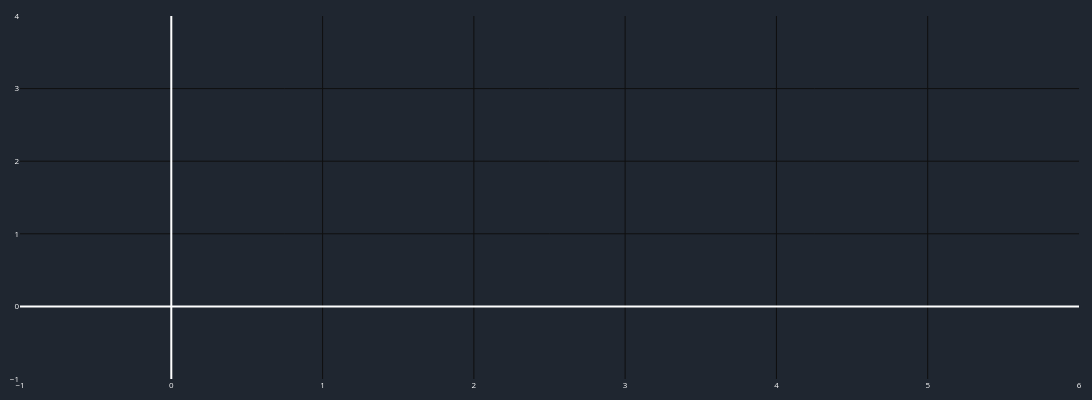
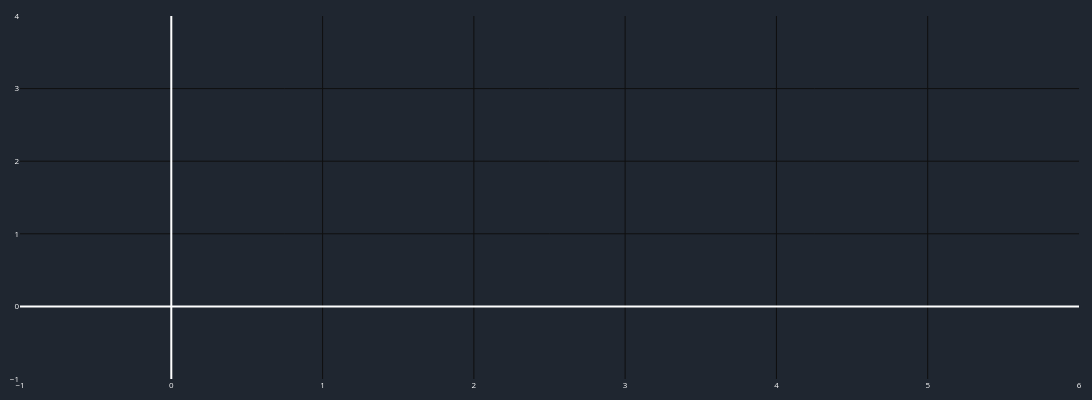
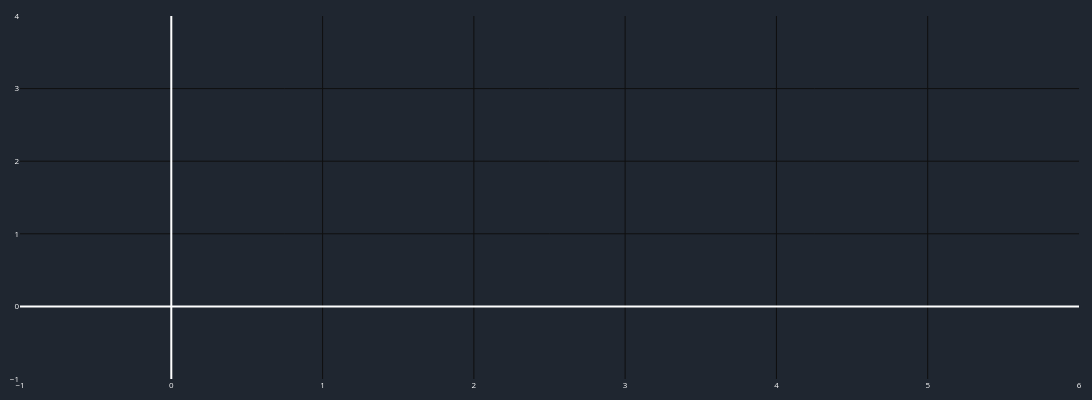

The cell these charts' notebook holds for them, in order:
### Code cell
for curr in df_MA_40_MA_20[df_MA_40_MA_20.total_gain > 0].pair_name.unique():
    temp_gains = df_ma_trades_h1[(df_ma_trades_h1.cross==cross)&
                           (df_ma_trades_h1.pair==curr)].copy()
    print(curr, int(temp_gains.GAIN.sum()))
    cp = CandlePlot(temp_gains, candles=False)
    cp.show_plot(line_traces=['GAIN_C'])

### Figure 1 — Plotly figure (JSON) as saved in the notebook; plotly's stock layout.template omitted (floating-point values rounded to 4 significant figures)
{"data": [{"line": {"shape": "spline", "width": 2}, "name": "GAIN_C", "type": "scatter", "x": [], "y": []}], "layout": {"font": {"color": "white", "size": 8}, "height": 400, "margin": {"b": 10, "l": 10, "r": 10, "t": 10}, "paper_bgcolor": "#1f2630", "plot_bgcolor": "#1f2630", "width": 1500, "xaxis": {"gridcolor": "rgb(15,15,15)", "nticks": 10, "rangeslider": {"visible": false}}, "yaxis": {"gridcolor": "rgb(15,15,15)"}}}

### Figure 2 — Plotly figure (JSON) as saved in the notebook; plotly's stock layout.template omitted (floating-point values rounded to 4 significant figures)
{"data": [{"line": {"shape": "spline", "width": 2}, "name": "GAIN_C", "type": "scatter", "x": [], "y": []}], "layout": {"font": {"color": "white", "size": 8}, "height": 400, "margin": {"b": 10, "l": 10, "r": 10, "t": 10}, "paper_bgcolor": "#1f2630", "plot_bgcolor": "#1f2630", "width": 1500, "xaxis": {"gridcolor": "rgb(15,15,15)", "nticks": 10, "rangeslider": {"visible": false}}, "yaxis": {"gridcolor": "rgb(15,15,15)"}}}

### Figure 3 — Plotly figure (JSON) as saved in the notebook; plotly's stock layout.template omitted (floating-point values rounded to 4 significant figures)
{"data": [{"line": {"shape": "spline", "width": 2}, "name": "GAIN_C", "type": "scatter", "x": [], "y": []}], "layout": {"font": {"color": "white", "size": 8}, "height": 400, "margin": {"b": 10, "l": 10, "r": 10, "t": 10}, "paper_bgcolor": "#1f2630", "plot_bgcolor": "#1f2630", "width": 1500, "xaxis": {"gridcolor": "rgb(15,15,15)", "nticks": 10, "rangeslider": {"visible": false}}, "yaxis": {"gridcolor": "rgb(15,15,15)"}}}
